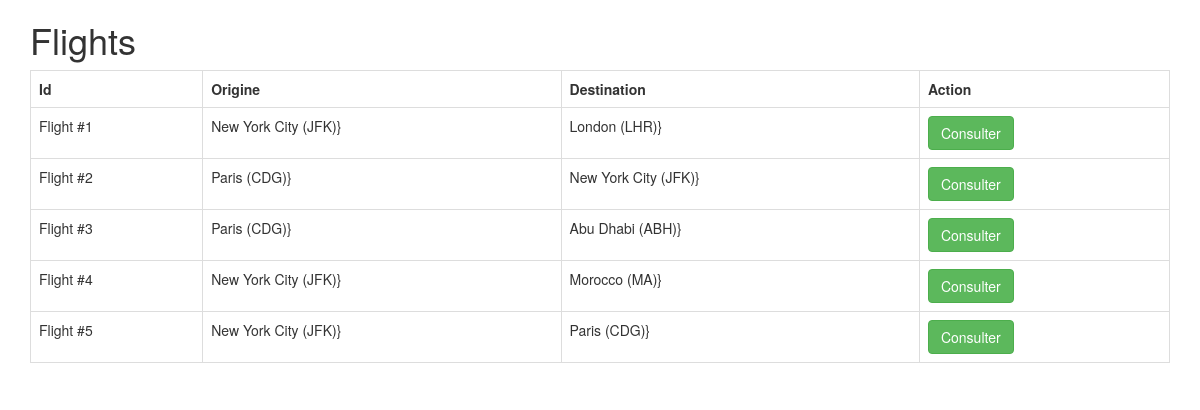
The page / on the database its author committed.
### flights/models.py (models this page shows, shortened)
class Flight(models.Model):
    origin = models.ForeignKey(Airport, on_delete=models.CASCADE, related_name="departures")
    destination = models.ForeignKey(Airport, on_delete=models.CASCADE, related_name="arrivals")
    duration = models.IntegerField()

class Airport(models.Model):
    code = models.CharField(max_length=3)
    city = models.CharField(max_length=64)
    def __str__(self):
        return f"{self.city} ({self.code})"

### flights/views.py (the view)
# urls.py: path("", views.index, name="index"),
def index(request):
    context = {
        "flights": Flight.objects.all()
    }
    return render(request, "flights/index.html", context)

### flights/templates/flights/index.html (shortened to what this page needs)
{% extends "flights/base.html" %}
{% block body %}
    <div class="container">
 <h1>Flights</h1>
    <table class="table table-bordered">
            <tr>
                <th>Id</th>
                <th>Origine</th>
                <th>Destination</th>
                <th>Action</th>
            </tr>
            {% for flight in flights %}
                <tr>
                    <td>Flight #{{ flight.id }}</td>
                    <td>{{ flight.origin }}}</td>
                    <td>{{ flight.destination }}}</td>
                    <td>
                        <a href="{% url 'flight' flight.id %}" class="btn btn-success">Consulter</a>
                    </td>
                </tr>
            {% endfor %}
        </table>
    </div>
{% endblock %}

### flights/templates/flights/base.html (shortened to what this page needs)
{% load static %}
<!DOCTYPE html>
<html>
    <head>
        <link rel="stylesheet" href="{% static 'flights/styles.css' %}"/>
        <link rel="stylesheet" href="{% static 'flights/bootstrap.min.css' %}"/>
    </head>
    <body>
        {% block body %}
        {% endblock %}
    </body>
</html>

### flights/static/flights/styles.css (style rules this page uses)
body { font-family: sans-serif; }

### rows shown on the page
Flight: id "1", origin "New York City (JFK)", destination "London (LHR)"
Flight: id "2", origin "Paris (CDG)", destination "New York City (JFK)"
Flight: id "3", origin "Paris (CDG)", destination "Abu Dhabi (ABH)"
Flight: id "4", origin "New York City (JFK)", destination "Morocco (MA)"
Flight: id "5", origin "New York City (JFK)", destination "Paris (CDG)"
